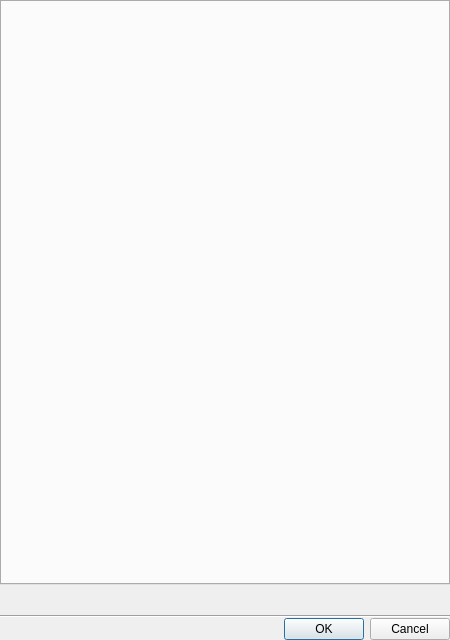
<?xml version="1.0" encoding="UTF-8"?>
<ui version="4.0">
 <class>LocalSettingsDialog</class>
 <widget class="QDialog" name="LocalSettingsDialog">
  <property name="geometry">
   <rect>
    <x>0</x>
    <y>0</y>
    <width>450</width>
    <height>640</height>
   </rect>
  </property>
  <property name="minimumSize">
   <size>
    <width>400</width>
    <height>400</height>
   </size>
  </property>
  <property name="windowTitle">
   <string>Local Settings</string>
  </property>
  <layout class="QVBoxLayout" name="verticalLayout" stretch="1,0,0,0,0">
   <property name="spacing">
    <number>0</number>
   </property>
   <property name="leftMargin">
    <number>0</number>
   </property>
   <property name="topMargin">
    <number>0</number>
   </property>
   <property name="rightMargin">
    <number>0</number>
   </property>
   <property name="bottomMargin">
    <number>0</number>
   </property>
   <item>
    <widget class="QTabWidget" name="tabWidget"/>
   </item>
   <item>
    <layout class="QHBoxLayout" name="readOnlyLabelLayout">
     <property name="leftMargin">
      <number>16</number>
     </property>
     <property name="rightMargin">
      <number>16</number>
     </property>
     <item>
      <widget class="QLabel" name="readOnlyWarningLabel">
       <property name="text">
        <string/>
       </property>
       <property name="wordWrap">
        <bool>true</bool>
       </property>
      </widget>
     </item>
    </layout>
   </item>
   <item>
    <spacer name="verticalSpacer">
     <property name="orientation">
      <enum>Qt::Vertical</enum>
     </property>
     <property name="sizeHint" stdset="0">
      <size>
       <width>20</width>
       <height>16</height>
      </size>
     </property>
    </spacer>
   </item>
   <item>
    <widget class="Line" name="line">
     <property name="orientation">
      <enum>Qt::Horizontal</enum>
     </property>
    </widget>
   </item>
   <item>
    <widget class="QDialogButtonBox" name="buttonBox">
     <property name="orientation">
      <enum>Qt::Horizontal</enum>
     </property>
     <property name="standardButtons">
      <set>QDialogButtonBox::Cancel|QDialogButtonBox::Ok</set>
     </property>
    </widget>
   </item>
  </layout>
 </widget>
 <resources/>
 <connections/>
</ui>
